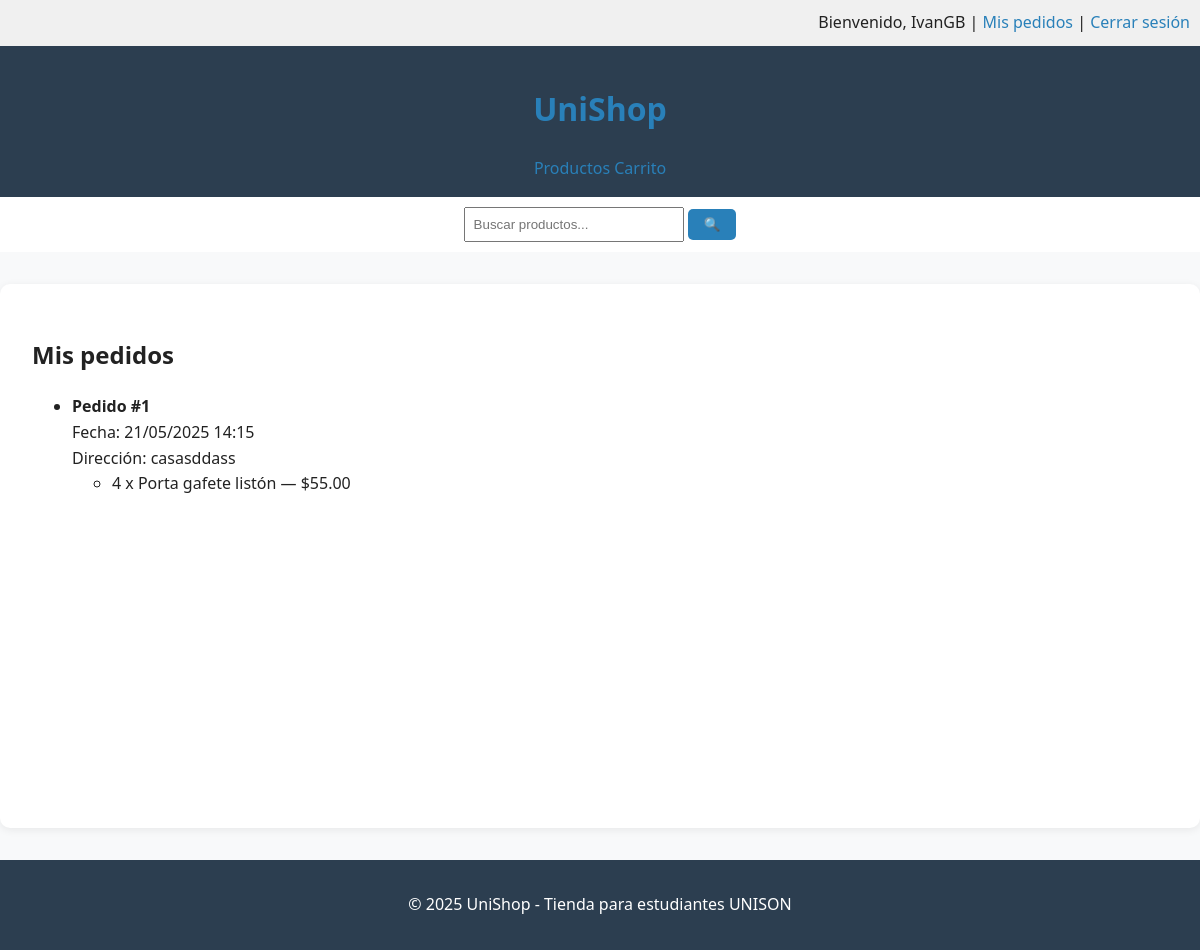
/micuenta/ (signed in), run on an earlier commit of the app's database.
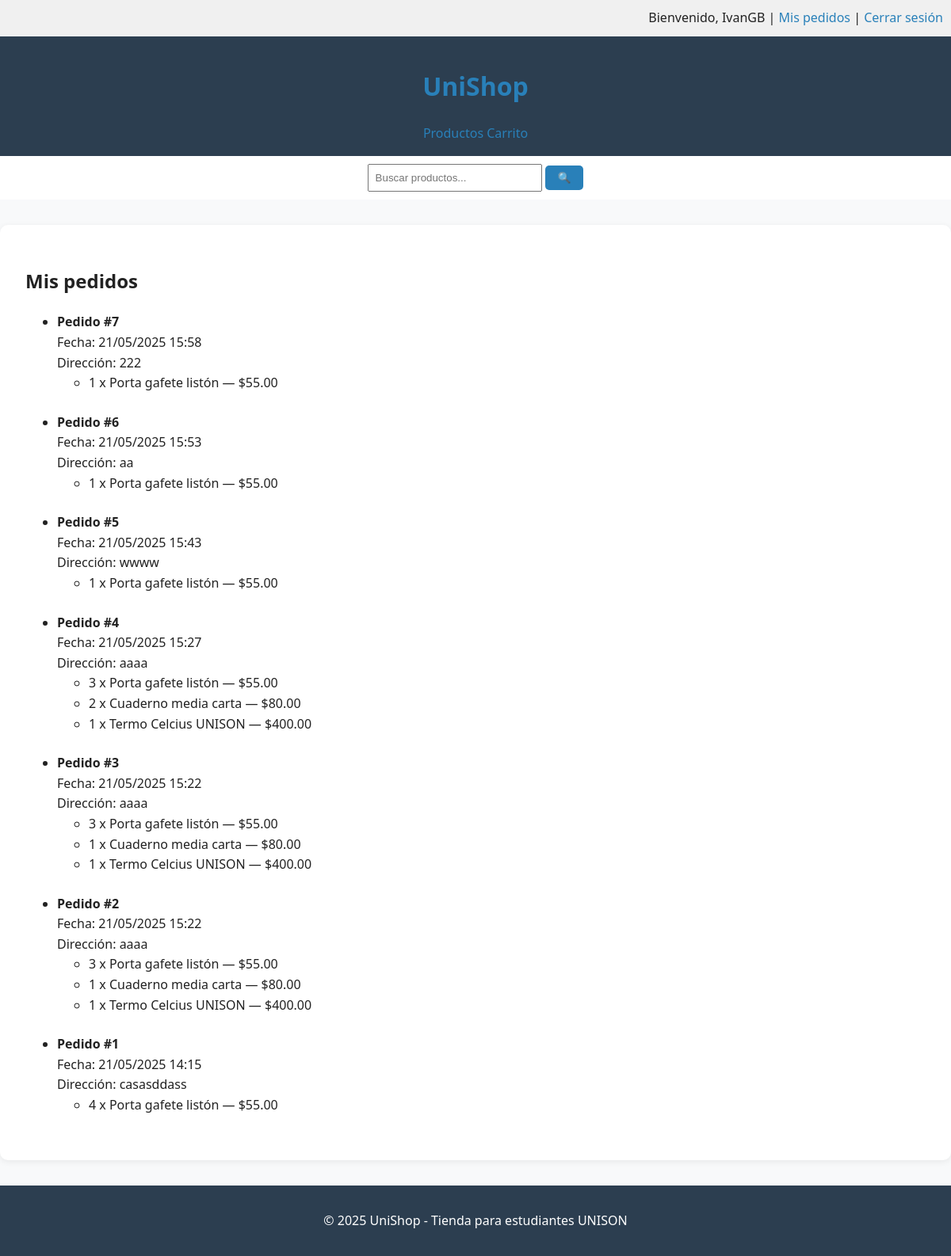
And on a later commit of the database.
### core/models.py (models this page shows, shortened)
class Order(models.Model):
    user = models.ForeignKey(User, on_delete=models.CASCADE)
    address = models.TextField()
    date_created = models.DateTimeField(auto_now_add=True)

class OrderItem(models.Model):
    order = models.ForeignKey(Order, on_delete=models.CASCADE, related_name='items')
    product = models.ForeignKey(Product, on_delete=models.CASCADE)
    quantity = models.PositiveIntegerField()
    price = models.DecimalField(max_digits=10, decimal_places=2)

class Product(models.Model):
    nombre = models.CharField(max_length=100)
    descripcion = models.TextField()
    precio = models.DecimalField(max_digits=10, decimal_places=2)
    imagen = models.ImageField(upload_to='imagenes/', blank=True, null=True)
    detalles = models.TextField(blank=True, null=True)

### core/views.py (the view)
# urls.py: path('micuenta/', views.mi_cuenta_view, name='micuenta'),
@login_required
def mi_cuenta_view(request):
    orders = Order.objects.filter(user=request.user).order_by('-date_created')
    return render(request, 'micuenta.html', {'orders': orders})

### core/cart.py (called while the page is built)
    def __iter__(self):
        for product_id, item in self.cart.items():
            item['id'] = product_id
            item['total'] = Decimal(item['precio']) * item['quantity']
            yield item

### core/context_processors.py (called while the page is built)
def cart_context(request):
    cart = Cart(request)
    return {'cart_total_items': sum(item['quantity'] for item in cart)}

### templates/micuenta.html (shortened to what this page needs)
{% extends 'base.html' %}
{% block content %}
<h2>Mis pedidos</h2>
{% if orders %}
  <ul>
    {% for order in orders %}
      <li style="margin-bottom: 1.5rem;">
        <strong>Pedido #{{ order.id }}</strong><br>
        Fecha: {{ order.date_created|date:"d/m/Y H:i" }}<br>
        Dirección: {{ order.address }}<br>
        <ul>
          {% for item in order.items.all %}
            <li>{{ item.quantity }} x {{ item.product.nombre }} — ${{ item.price }}</li>
          {% endfor %}
        </ul>
      </li>
    {% endfor %}
  </ul>
{% else %}
  <p>No has realizado ningún pedido aún.</p>
{% endif %}
{% endblock %}

### templates/base.html (shortened to what this page needs)
{% load static %}
<!DOCTYPE html>
<html lang="es">
<head>
    <link rel="stylesheet" href="{% static 'css/style.css' %}">
</head>
<body>
<div style="background-color: #f0f0f0; padding: 10px; text-align: right;">
    {% if user.is_authenticated %}
        <span>Bienvenido, {{ user.username }}</span> |
        <a href="{% url 'micuenta' %}">Mis pedidos</a> |
        <a href="{% url 'logout' %}">Cerrar sesión</a>
    {% else %}
        <a href="{% url 'login' %}">Iniciar sesión</a> |
        <a href="{% url 'register' %}">Registrarse</a>
    {% endif %}
</div>
{% include 'partials/_header.html' %}
<div style="background-color: #ffffff; padding: 10px; text-align: center;">
  <form action="{% url 'product_list' %}" method="get">
    <input type="text" name="q" placeholder="Buscar productos..." value="{{ request.GET.q }}" style="padding: 8px; width: 200px;">
    <button type="submit">🔍</button>
  </form>
</div>
<main>
    {% block content %}{% endblock %}
</main>
{% include 'partials/_footer.html' %}
</body>
</html>

### templates/partials/_header.html
<header>
    <h1><a href="{% url 'home' %}">UniShop</a></h1>
    <nav>
        <a href="{% url 'product_list' %}">Productos</a>
        <a href="{% url 'cart_detail' %}" class="btn">Carrito</a>
    </nav>
</header>

### templates/partials/_footer.html
<footer>
    <p>© 2025 UniShop - Tienda para estudiantes UNISON</p>
</footer>

### static/css/style.css (style rules this page uses)
body { font-family: 'Segoe UI', Arial, sans-serif; background: #f8f9fa; color: #222; margin: 0; padding: 0; line-height: 1.6; font-size: 16px; -webkit-font-smoothing: antialiased; }
header, footer { background: #2c3e50; color: #fff; padding: 1rem 0; text-align: center; position: relative; z-index: 10; }
main { min-height: 60vh; padding: 2rem; background: #fff; border-radius: 10px; box-shadow: 0 2px 8px rgba(0,0,0,0.07); margin: 2rem 0; }
a { color: #2980b9; text-decoration: none; transition: color 0.3s ease; }
button, input[type="submit"] { background: #2980b9; color: #fff; border: none; padding: 0.5rem 1rem; border-radius: 5px; cursor: pointer; transition: background 0.3s ease; }

What changed in the data, as far as the page shows it:
added Order: id "7", date_created "21/05/2025 15:58", address "222"
added OrderItem: quantity "1", product.nombre "Porta gafete listón", price "55.00", shown under "7"
added Order: id "6", date_created "21/05/2025 15:53", address "aa"
added OrderItem: quantity "1", product.nombre "Porta gafete listón", price "55.00", shown under "6"
added Order: id "5", date_created "21/05/2025 15:43", address "wwww"
added OrderItem: quantity "1", product.nombre "Porta gafete listón", price "55.00", shown under "5"
added Order: id "4", date_created "21/05/2025 15:27", address "aaaa"
added OrderItem: quantity "3", product.nombre "Porta gafete listón", price "55.00", shown under "4"
added OrderItem: quantity "2", product.nombre "Cuaderno media carta", price "80.00", shown under "4"
added OrderItem: quantity "1", product.nombre "Termo Celcius UNISON", price "400.00", shown under "4"
added Order: id "3", date_created "21/05/2025 15:22", address "aaaa"
added OrderItem: quantity "3", product.nombre "Porta gafete listón", price "55.00"
added OrderItem: quantity "1", product.nombre "Cuaderno media carta", price "80.00", shown under "3"
added OrderItem: quantity "1", product.nombre "Termo Celcius UNISON", price "400.00", shown under "3"
added Order: id "2", date_created "21/05/2025 15:22", address "aaaa"
added OrderItem: quantity "3", product.nombre "Porta gafete listón", price "55.00", shown under "2"
added OrderItem: quantity "1", product.nombre "Cuaderno media carta", price "80.00", shown under "2"
added OrderItem: quantity "1", product.nombre "Termo Celcius UNISON", price "400.00", shown under "2"
